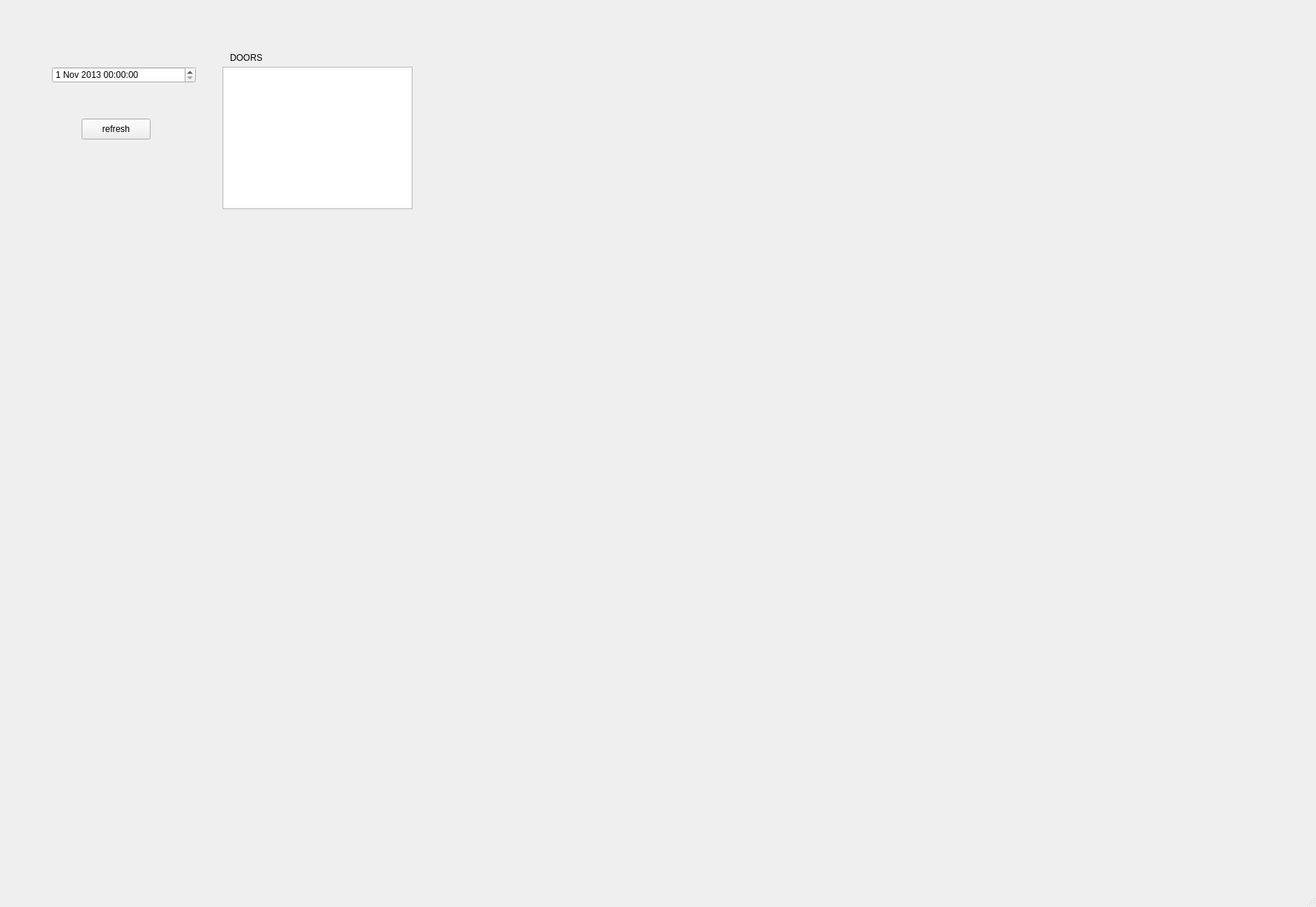
<?xml version="1.0" encoding="UTF-8"?>
<ui version="4.0">
 <class>MainWindow</class>
 <widget class="QMainWindow" name="MainWindow">
  <property name="geometry">
   <rect>
    <x>0</x>
    <y>0</y>
    <width>1774</width>
    <height>1223</height>
   </rect>
  </property>
  <property name="windowTitle">
   <string>MainWindow</string>
  </property>
  <widget class="QWidget" name="centralwidget">
   <widget class="QDateTimeEdit" name="dateTimeEdit">
    <property name="geometry">
     <rect>
      <x>70</x>
      <y>90</y>
      <width>194</width>
      <height>22</height>
     </rect>
    </property>
    <property name="dateTime">
     <datetime>
      <hour>0</hour>
      <minute>0</minute>
      <second>0</second>
      <year>2013</year>
      <month>11</month>
      <day>1</day>
     </datetime>
    </property>
    <property name="maximumDateTime">
     <datetime>
      <hour>0</hour>
      <minute>0</minute>
      <second>0</second>
      <year>2014</year>
      <month>4</month>
      <day>8</day>
     </datetime>
    </property>
    <property name="minimumDateTime">
     <datetime>
      <hour>0</hour>
      <minute>0</minute>
      <second>0</second>
      <year>2013</year>
      <month>11</month>
      <day>1</day>
     </datetime>
    </property>
   </widget>
   <widget class="QLabel" name="label">
    <property name="geometry">
     <rect>
      <x>310</x>
      <y>70</y>
      <width>55</width>
      <height>16</height>
     </rect>
    </property>
    <property name="text">
     <string>DOORS</string>
    </property>
   </widget>
   <widget class="QPushButton" name="pushButton_refresh">
    <property name="geometry">
     <rect>
      <x>110</x>
      <y>160</y>
      <width>93</width>
      <height>28</height>
     </rect>
    </property>
    <property name="text">
     <string>refresh</string>
    </property>
   </widget>
   <widget class="QTableWidget" name="doorTable">
    <property name="geometry">
     <rect>
      <x>300</x>
      <y>90</y>
      <width>256</width>
      <height>192</height>
     </rect>
    </property>
   </widget>
  </widget>
  <widget class="QMenuBar" name="menubar">
   <property name="geometry">
    <rect>
     <x>0</x>
     <y>0</y>
     <width>1774</width>
     <height>26</height>
    </rect>
   </property>
  </widget>
  <widget class="QStatusBar" name="statusbar"/>
 </widget>
 <resources/>
 <connections/>
</ui>
